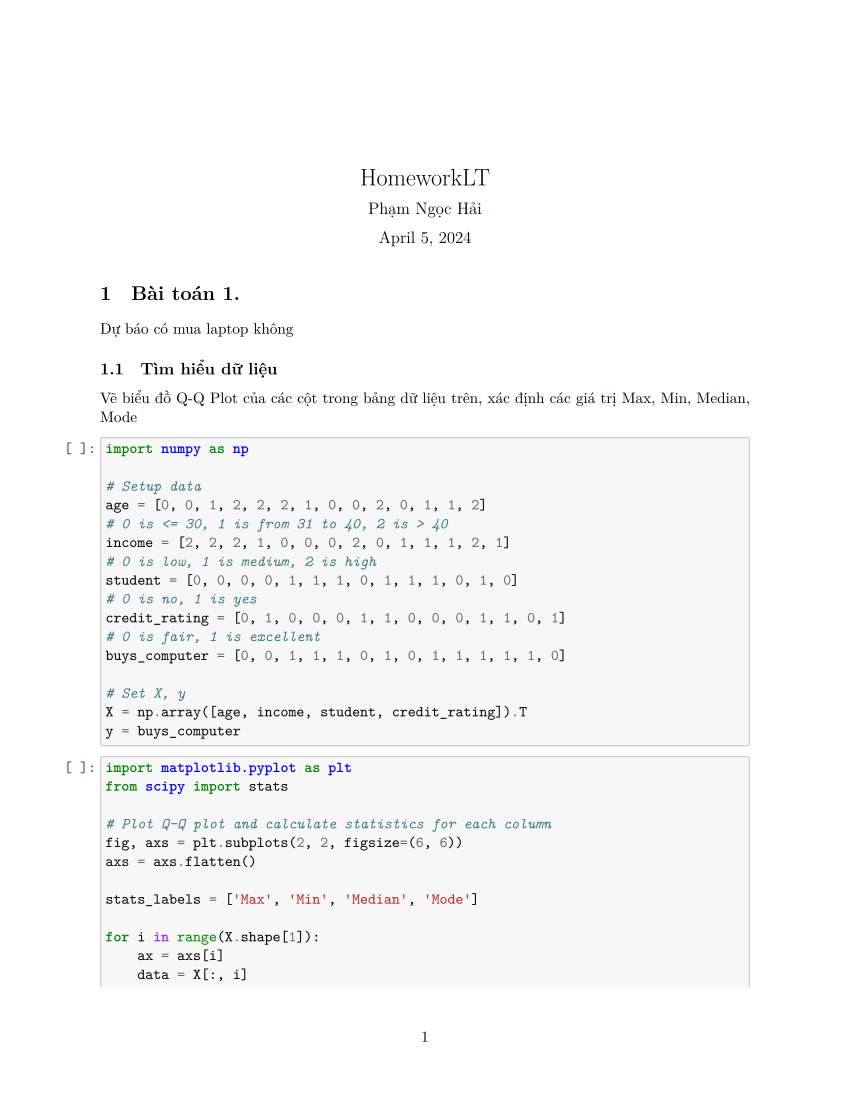
#> input picture _3th_year/_2nd_term/3ii_DM/Lec_Ass/Week7/HomeworkLT/page01_1.png, 2550 x 3300 px (shown at 1/3 size); its folder holds 4 pictures in this run
$ python merge_multi_images_to_1_image.py
#> lines starting #> are read from the running program, lines starting #| are printed output that depends on the picture
from PIL import Image

# Tạo một danh sách các tên tệp ảnh theo thứ tự tăng dần
file_names = [f'page{"0" + str(i) if i < 10 else i}_1.png' for i in range(1, 14)]

# Mở tất cả các tệp ảnh và thêm chúng vào danh sách
images = [Image.open(file_name) for file_name in file_names]
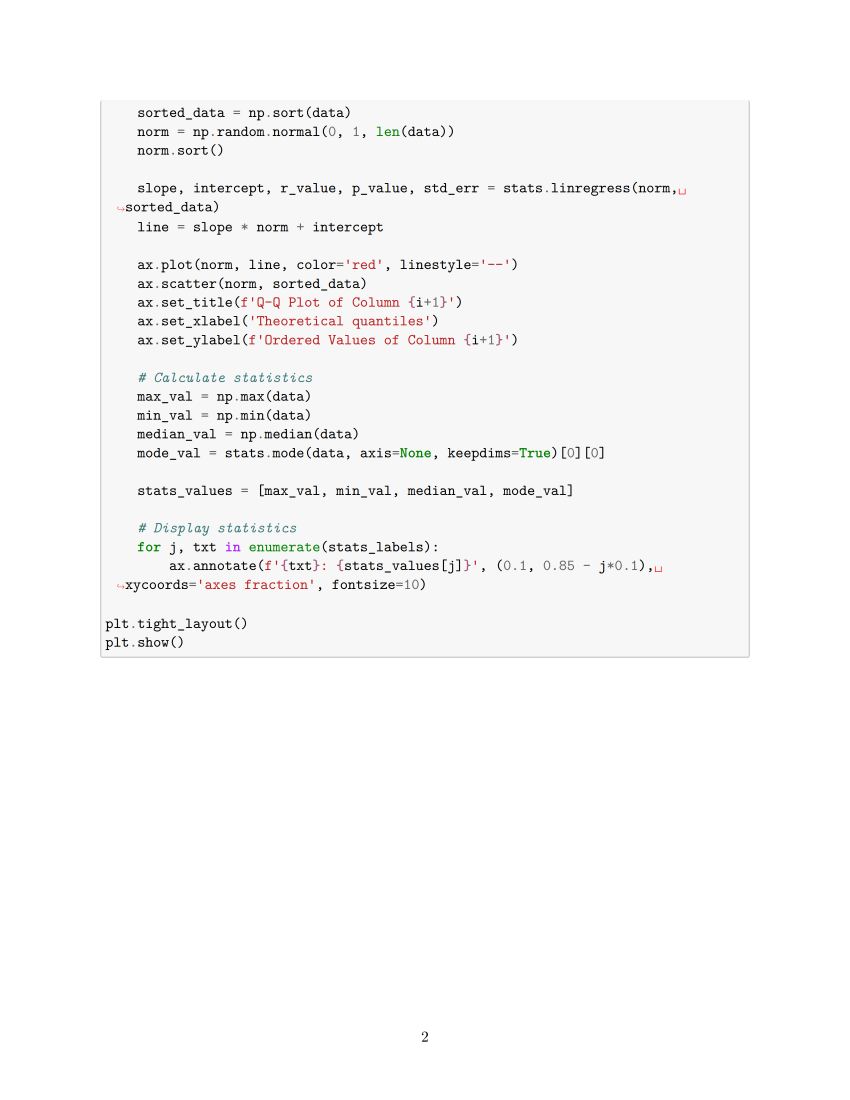
#> input picture _3th_year/_2nd_term/3ii_DM/Lec_Ass/Week7/HomeworkLT/page02_1.png, 2550 x 3300 px (shown at 1/3 size)
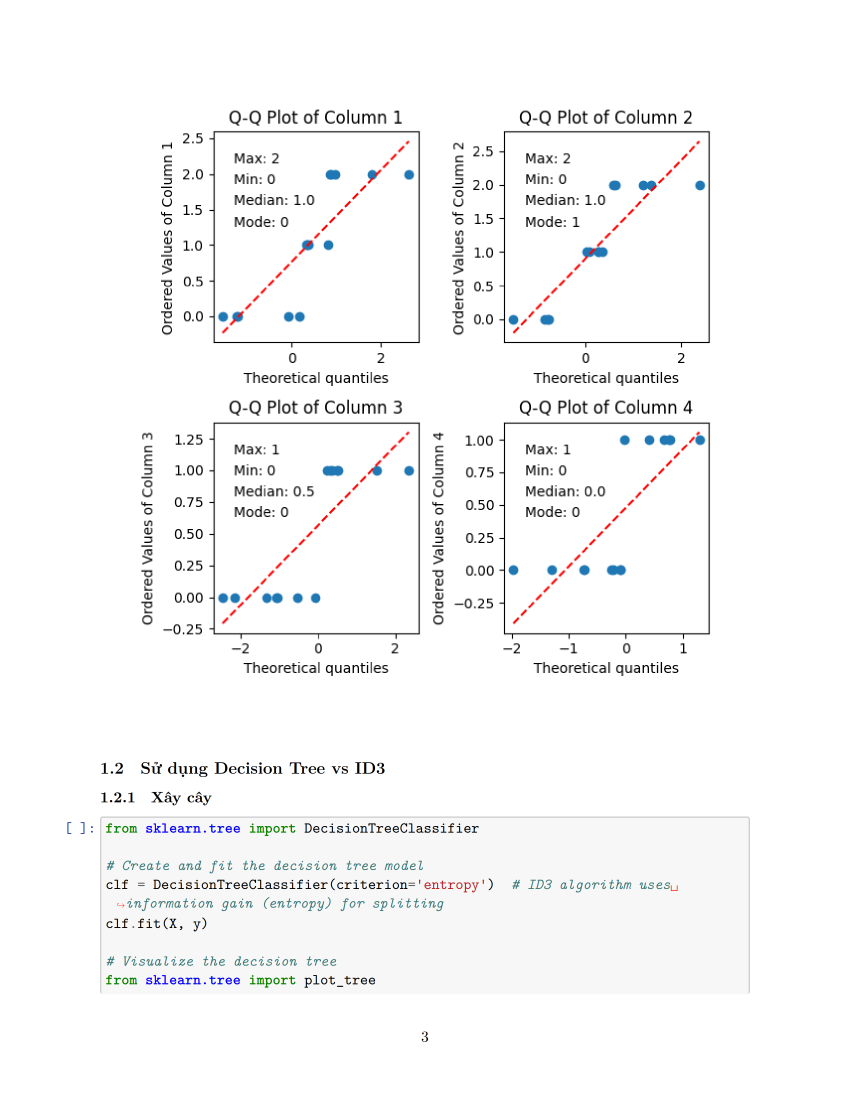
#> input picture _3th_year/_2nd_term/3ii_DM/Lec_Ass/Week7/HomeworkLT/page03_1.png, 2550 x 3300 px (shown at 1/3 size)
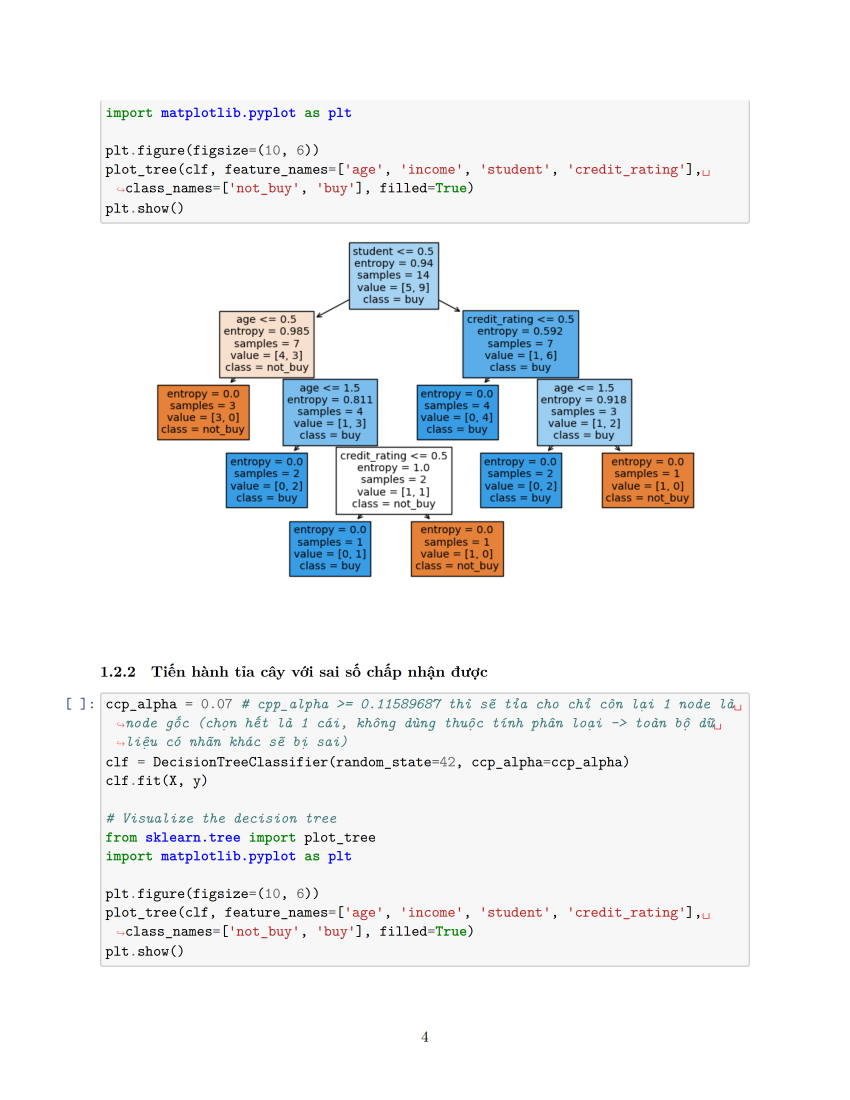
#> input picture _3th_year/_2nd_term/3ii_DM/Lec_Ass/Week7/HomeworkLT/page04_1.png, 2550 x 3300 px (shown at 1/3 size)
#> (the run stopped early here; a loop or call above may not have finished)
